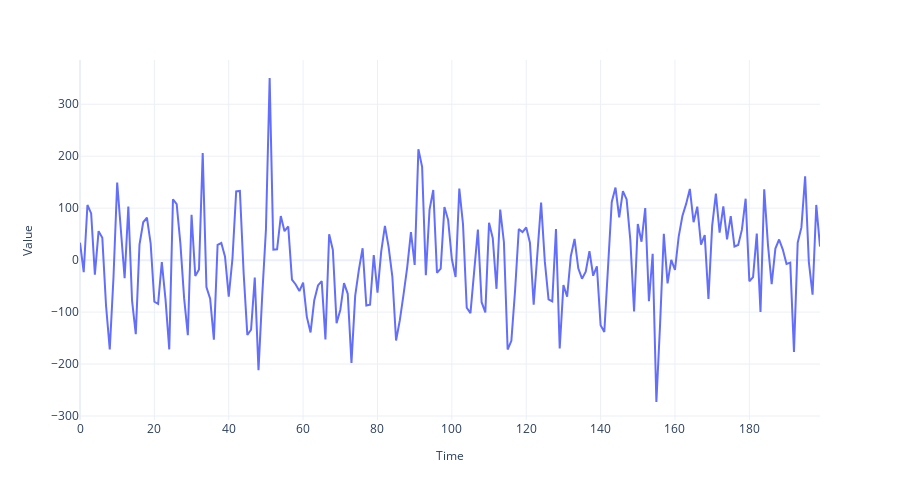

The notebook cell this image was saved under:
### Markdown cell above
## Red Noise

### Code cell
# Setting the correlation coefficient
r = 0.4
# Generate the time axis
time = np.arange(200)
# Generate white noise
white_noise = np.random.randn(200)*100
# Create Red Noise by introducing correlation between subsequent values in the white noise
values = np.zeros(200)
for i, v in enumerate(white_noise):
    if i==0:
        values[i] = v
    else:
        values[i] = r*values[i-1]+ np.sqrt((1-np.power(r,2))) *v
        

fig = plot_time_series(time, values, "")
if SAVE_FIGURES:
    fig.write_image("imgs/chapter_1/red_noise_process.png")
fig.show()

### Figure 1 — Plotly figure (JSON) as saved in the notebook; plotly's stock layout.template omitted (floating-point values rounded to 4 significant figures; data arrays with more than 128 entries replaced by an {"elided": "..."} marker saying what was removed)
{"data": [{"hovertemplate": "Time=%{x}<br>Value=%{y}<extra></extra>", "legendgroup": "", "line": {"color": "#636efa", "dash": "solid"}, "marker": {"symbol": "circle"}, "mode": "lines", "name": "", "orientation": "v", "showlegend": false, "type": "scatter", "x": {"elided": "200 int values"}, "xaxis": "x", "y": {"elided": "200 float values"}, "yaxis": "y"}], "layout": {"autosize": false, "height": 500, "legend": {"tracegroupgap": 0}, "margin": {"t": 60}, "title": {"font": {"size": 25}, "text": "", "x": 0.5, "xanchor": "center", "yanchor": "top"}, "width": 900, "xaxis": {"anchor": "y", "domain": [0, 1], "title": {"font": {"size": 12}, "text": "Time"}}, "yaxis": {"anchor": "x", "domain": [0, 1], "title": {"font": {"size": 12}, "text": "Value"}}}}
